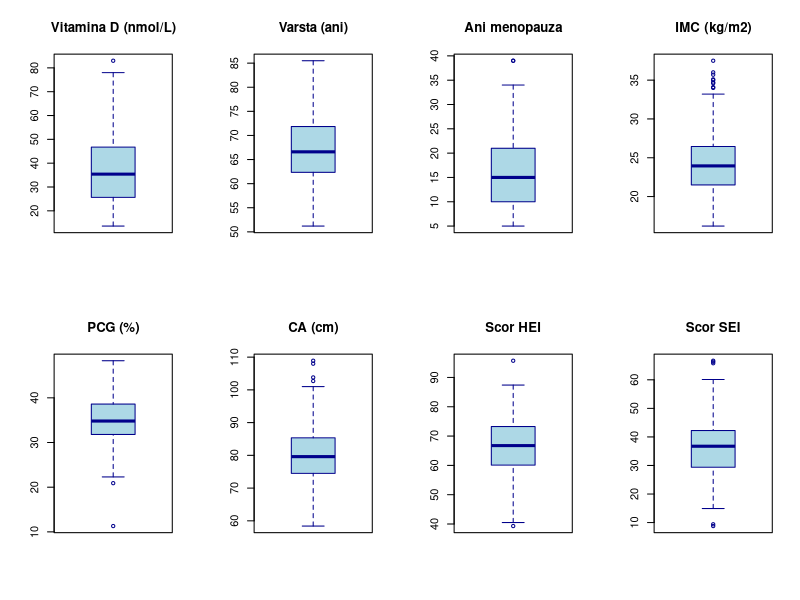
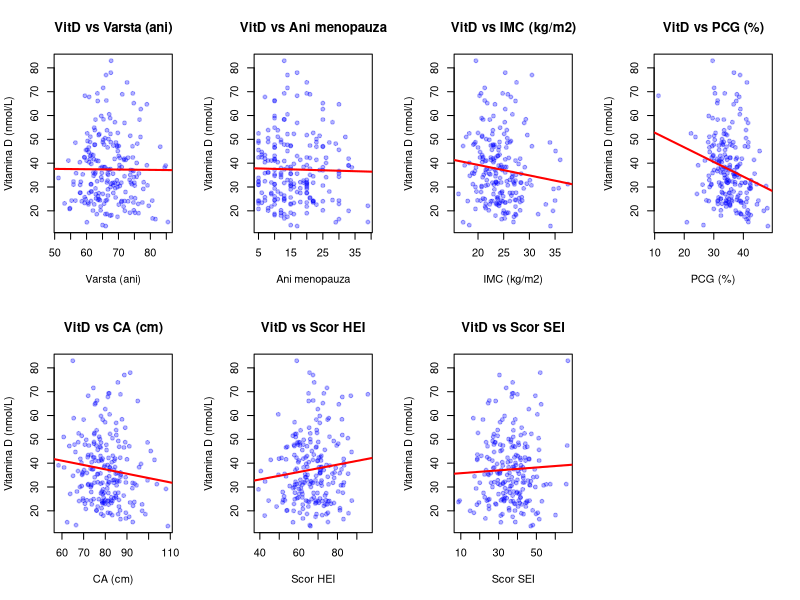
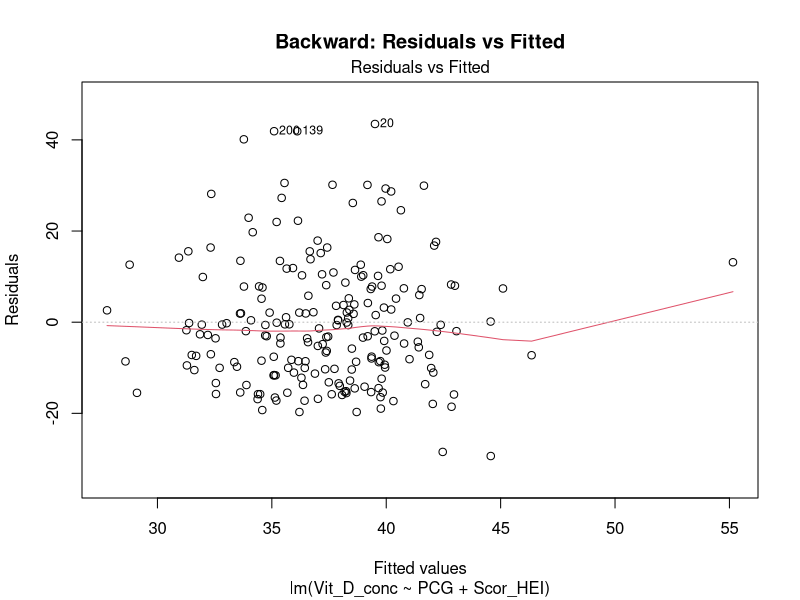
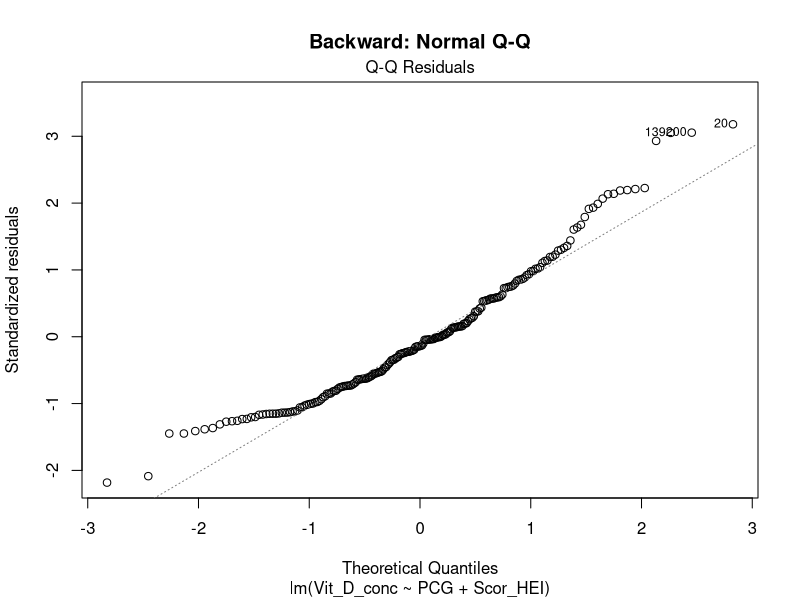
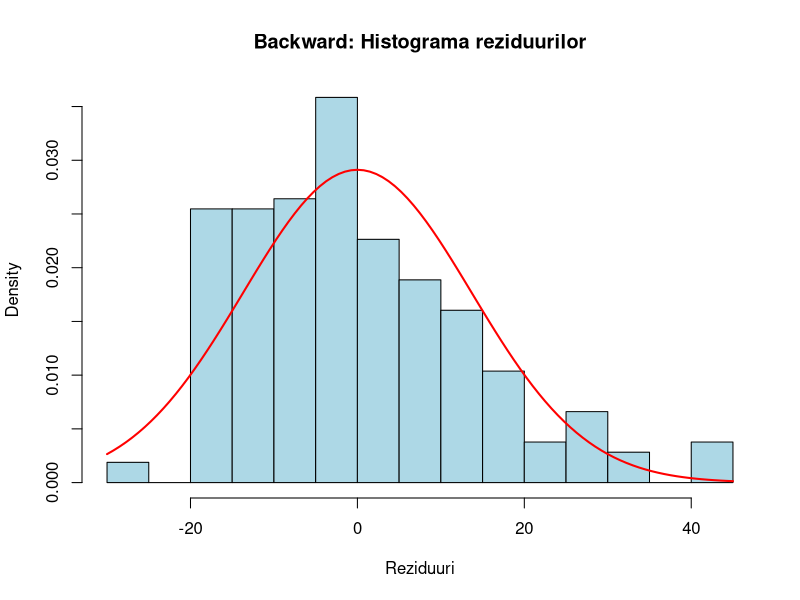
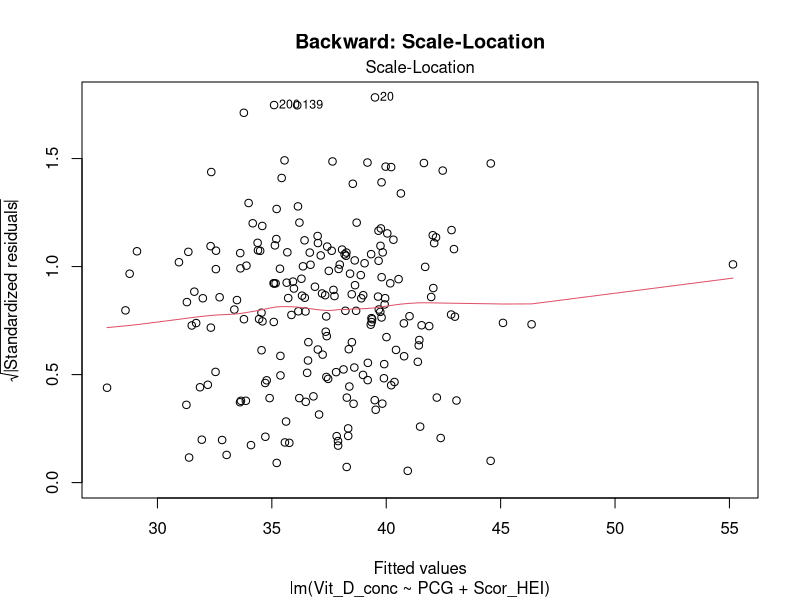
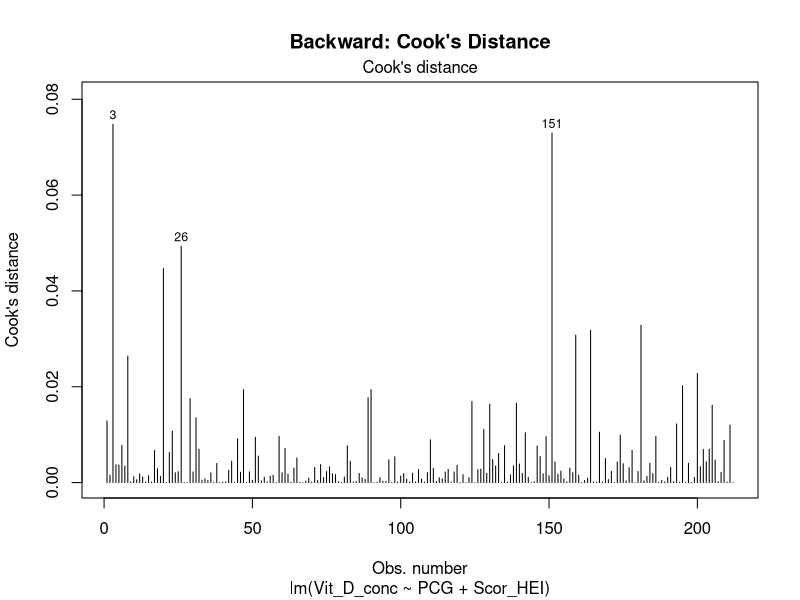
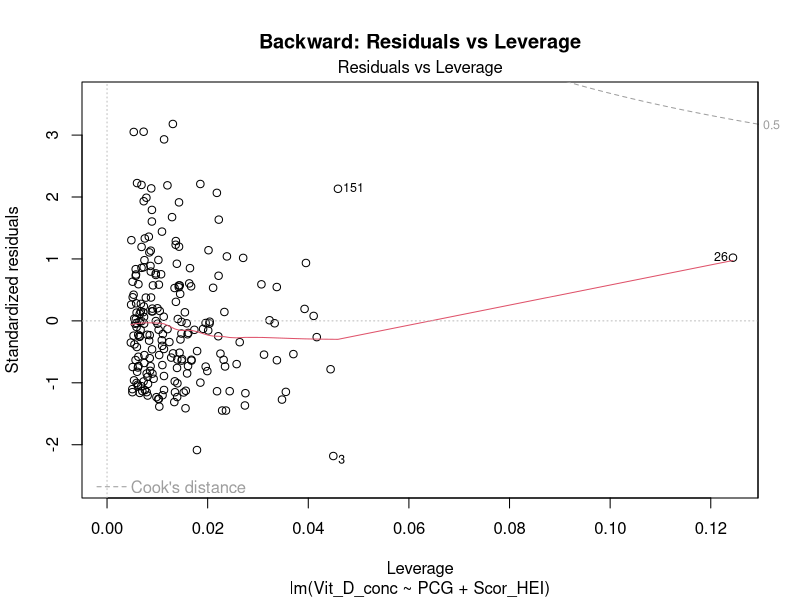

These charts were generated, in order, by the following R code:
# =============================================================================
# LP07 - Regresia liniara multipla - selectia variabilelor independente
# VD: Vit_D_conc (concentratia serica 25(OH) vitamina D, nmol/L)
# VI potentiale: Varsta_ani, Ani_menopauza, IMC, PCG, CA, Scor_HEI, Scor_SEI
# n = 212 femei > 50 ani
# Metode selectie: Backward, Forward, Stepwise
# =============================================================================

library(car)
library(lmtest)
library(MASS)

data <- read.csv("data.csv", stringsAsFactors = FALSE)
n <- nrow(data)
cat("n =", n, "\n\n")

# Helper function
desc_stats <- function(x, name) {
  q <- quantile(x, c(0.25, 0.75), na.rm=TRUE)
  iqr_val <- IQR(x, na.rm=TRUE)
  out <- x[x < q[1] - 1.5*iqr_val | x > q[2] + 1.5*iqr_val]
  cat(sprintf("--- %s ---\n", name))
  cat("  N:       ", sum(!is.na(x)), "\n")
  cat("  NA:      ", sum(is.na(x)), "\n")
  cat("  Media:   ", sprintf("%.4f", mean(x, na.rm=TRUE)), "\n")
  cat("  Mediana: ", sprintf("%.4f", median(x, na.rm=TRUE)), "\n")
  cat("  SD:      ", sprintf("%.4f", sd(x, na.rm=TRUE)), "\n")
  cat("  Min:     ", sprintf("%.4f", min(x, na.rm=TRUE)), "\n")
  cat("  Max:     ", sprintf("%.4f", max(x, na.rm=TRUE)), "\n")
  cat("  Q1:      ", sprintf("%.4f", q[1]), "\n")
  cat("  Q3:      ", sprintf("%.4f", q[2]), "\n")
  cat("  IQR:     ", sprintf("%.4f", iqr_val), "\n")
  cat("  Outliers:", length(out), "\n\n")
}

# =====================================================================
# 1. STATISTICI DESCRIPTIVE
# =====================================================================
cat("###################################################################\n")
cat("# 1. STATISTICI DESCRIPTIVE\n")
cat("###################################################################\n\n")

vars <- c("Vit_D_conc", "Varsta_ani", "Ani_menopauza", "IMC", "PCG", "CA", "Scor_HEI", "Scor_SEI")
labels <- c("Vitamina D (nmol/L)", "Varsta (ani)", "Ani menopauza", "IMC (kg/m2)",
            "PCG (%)", "CA (cm)", "Scor HEI", "Scor SEI")
for (i in seq_along(vars)) {
  desc_stats(data[[vars[i]]], labels[i])
}

# =====================================================================
# 2. BOX-PLOTS
# =====================================================================
cat("###################################################################\n")
cat("# 2. BOX-PLOTS\n")
cat("###################################################################\n\n")

png("boxplots_all.png", width=1200, height=600)
par(mfrow=c(2,4))
for (i in seq_along(vars)) {
  boxplot(data[[vars[i]]], main=labels[i], col="lightblue", border="darkblue")
}
dev.off()
cat("Saved: boxplots_all.png\n\n")

# =====================================================================
# 3. SCATTER PLOTS (fiecare VI vs VD)
# =====================================================================
cat("###################################################################\n")
cat("# 3. SCATTER PLOTS\n")
cat("###################################################################\n\n")

iv_vars <- vars[-1]  # exclude VD
iv_labels <- labels[-1]

png("scatter_plots.png", width=1200, height=800)
par(mfrow=c(2,4))
for (i in seq_along(iv_vars)) {
  plot(data[[iv_vars[i]]], data$Vit_D_conc,
       xlab=iv_labels[i], ylab="Vitamina D (nmol/L)",
       main=paste("VitD vs", iv_labels[i]),
       pch=19, col=rgb(0,0,1,0.3), cex=0.8)
  abline(lm(data$Vit_D_conc ~ data[[iv_vars[i]]]), col="red", lwd=2)
}
dev.off()
cat("Saved: scatter_plots.png\n\n")

# =====================================================================
# 4. CORELATII
# =====================================================================
cat("###################################################################\n")
cat("# 4. CORELATII\n")
cat("###################################################################\n\n")

cat("Matricea de corelatie Pearson:\n")
cor_mat <- cor(data[, vars], use="complete.obs")
print(round(cor_mat, 4))
cat("\n")

cat("Teste de semnificatie (VD vs fiecare VI):\n")
for (v in iv_vars) {
  ct <- cor.test(data[[v]], data$Vit_D_conc)
  cat(sprintf("  VitD vs %s: r=%.4f, t=%.4f, df=%d, p=%s\n",
              v, ct$estimate, ct$statistic, ct$parameter, format.pval(ct$p.value, digits=4)))
}
cat("\n")

# =====================================================================
# 5. REGRESIE LINIARA SIMPLA PENTRU FIECARE FACTOR
# =====================================================================
cat("###################################################################\n")
cat("# 5. REGRESIE LINIARA SIMPLA PENTRU FIECARE FACTOR\n")
cat("###################################################################\n\n")

cat("--- Tabelul 0: Regresie simpla ---\n")
cat(sprintf("%-20s %10s %10s %10s %10s %15s %15s\n",
            "Variabila", "B", "SE", "CI_low", "CI_up", "t(df)", "p-value"))

for (v in iv_vars) {
  mod <- lm(as.formula(paste("Vit_D_conc ~", v)), data=data)
  s <- summary(mod)
  ci <- confint(mod)
  coefs <- coef(s)
  # Only show the VI row (row 2)
  i <- 2
  tval <- sprintf("%.4f(%d)", coefs[i,3], mod$df.residual)
  pval <- format.pval(coefs[i,4], digits=4)
  cat(sprintf("%-20s %10.4f %10.4f %10.4f %10.4f %15s %15s\n",
              v, coefs[i,1], coefs[i,2], ci[i,1], ci[i,2], tval, pval))
  # Also show R-squared
  cat(sprintf("  R-squared = %.4f, F = %.4f, p(F) = %s\n\n",
              s$r.squared, s$fstatistic[1],
              format.pval(pf(s$fstatistic[1], s$fstatistic[2], s$fstatistic[3], lower.tail=FALSE), digits=4)))
}

# =====================================================================
# 6. REGRESIE MULTIPLA - BACKWARD SELECTION
# =====================================================================
cat("###################################################################\n")
cat("# 6. BACKWARD SELECTION\n")
cat("###################################################################\n\n")

# Start with full model
model_full <- lm(Vit_D_conc ~ Varsta_ani + Ani_menopauza + IMC + PCG + CA + Scor_HEI + Scor_SEI, data=data)
cat("Model complet (full):\n")
print(summary(model_full))
cat("\n")

# Backward selection using step()
cat("--- Procedura Backward ---\n\n")
model_back <- step(model_full, direction="backward", trace=1)
cat("\n")

cat("Model final Backward:\n")
s_back <- summary(model_back)
print(s_back)
cat("\n")

coef_back <- coef(s_back)
ci_back <- confint(model_back)

# Standardized coefficients
vars_in_back <- names(coef(model_back))[-1]
data_scaled <- as.data.frame(scale(data[, c("Vit_D_conc", vars_in_back)]))
formula_std <- as.formula(paste("Vit_D_conc ~", paste(vars_in_back, collapse=" + ")))
model_back_std <- lm(formula_std, data=data_scaled)
beta_std <- coef(model_back_std)

cat("--- Tabelul 1: Backward selection ---\n")
cat(sprintf("%-20s %10s %10s %10s %10s %10s %15s %15s\n",
            "Variabila", "B", "SE", "CI_low", "CI_up", "Beta", "t(df)", "p-value"))
for (i in 1:nrow(coef_back)) {
  tval <- sprintf("%.4f(%d)", coef_back[i,3], model_back$df.residual)
  pval <- format.pval(coef_back[i,4], digits=4)
  beta_val <- if (i == 1) "-" else sprintf("%.4f", beta_std[i])
  cat(sprintf("%-20s %10.4f %10.4f %10.4f %10.4f %10s %15s %15s\n",
              rownames(coef_back)[i], coef_back[i,1], coef_back[i,2],
              ci_back[i,1], ci_back[i,2], beta_val, tval, pval))
}
cat("\n")

cat("R-squared =", sprintf("%.4f", s_back$r.squared), "\n")
cat("Adj R-squared =", sprintf("%.4f", s_back$adj.r.squared), "\n")
cat("F =", sprintf("%.4f", s_back$fstatistic[1]),
    "on", s_back$fstatistic[2], "and", s_back$fstatistic[3], "DF\n")
cat("p(F) =", format.pval(pf(s_back$fstatistic[1], s_back$fstatistic[2],
    s_back$fstatistic[3], lower.tail=FALSE), digits=4), "\n\n")

# Diagnostics for backward model
cat("--- Diagnostice model Backward ---\n\n")
resid_back <- residuals(model_back)

# Normality
sw <- shapiro.test(resid_back)
cat("Shapiro-Wilk: W =", sprintf("%.4f", sw$statistic), ", p =", format.pval(sw$p.value, digits=4), "\n")
ks <- ks.test(resid_back, "pnorm", mean=mean(resid_back), sd=sd(resid_back))
cat("KS test: D =", sprintf("%.4f", ks$statistic), ", p =", format.pval(ks$p.value, digits=4), "\n\n")

png("back_diag_resid_fitted.png", width=600, height=500)
plot(model_back, which=1, main="Backward: Residuals vs Fitted")
dev.off()
png("back_diag_qq.png", width=600, height=500)
plot(model_back, which=2, main="Backward: Normal Q-Q")
dev.off()
png("back_diag_hist.png", width=600, height=500)
hist(resid_back, breaks=25, main="Backward: Histograma reziduurilor",
     xlab="Reziduuri", col="lightblue", probability=TRUE)
curve(dnorm(x, mean=mean(resid_back), sd=sd(resid_back)), add=TRUE, col="red", lwd=2)
dev.off()
cat("Saved diagnostic plots (backward)\n")

# Homoscedasticity
bp <- bptest(model_back)
cat("Breusch-Pagan: BP =", sprintf("%.4f", bp$statistic), ", df =", bp$parameter,
    ", p =", format.pval(bp$p.value, digits=4), "\n")

png("back_diag_scale_loc.png", width=600, height=500)
plot(model_back, which=3, main="Backward: Scale-Location")
dev.off()

# Durbin-Watson
dw <- dwtest(model_back)
cat("Durbin-Watson: DW =", sprintf("%.4f", dw$statistic), ", p =", format.pval(dw$p.value, digits=4), "\n")

# Outliers
cook <- cooks.distance(model_back)
influential <- which(cook > 4/n)
cat("Puncte influente (Cook's D > 4/n):", length(influential), "\n")
cat("Cook's D maxim:", sprintf("%.4f", max(cook)), "\n")

png("back_diag_cooks.png", width=600, height=500)
plot(model_back, which=4, main="Backward: Cook's Distance")
dev.off()
png("back_diag_leverage.png", width=600, height=500)
plot(model_back, which=5, main="Backward: Residuals vs Leverage")
dev.off()

# VIF
cat("\nVIF (Backward model):\n")
if (length(vars_in_back) > 1) {
  vif_back <- vif(model_back)
  print(vif_back)
} else {
  cat("Only 1 predictor, VIF not applicable.\n")
}
cat("\n")

# =====================================================================
# 7. REGRESIE MULTIPLA - FORWARD SELECTION
# =====================================================================
cat("###################################################################\n")
cat("# 7. FORWARD SELECTION\n")
cat("###################################################################\n\n")

model_null <- lm(Vit_D_conc ~ 1, data=data)
scope_formula <- formula(model_full)

cat("--- Procedura Forward ---\n\n")
model_fwd <- step(model_null, scope=list(lower=~1, upper=scope_formula),
                  direction="forward", trace=1)
cat("\n")

cat("Model final Forward:\n")
s_fwd <- summary(model_fwd)
print(s_fwd)
cat("\n")

coef_fwd <- coef(s_fwd)
ci_fwd <- confint(model_fwd)

# Standardized coefficients
vars_in_fwd <- names(coef(model_fwd))[-1]
if (length(vars_in_fwd) > 0) {
  data_scaled_fwd <- as.data.frame(scale(data[, c("Vit_D_conc", vars_in_fwd)]))
  formula_std_fwd <- as.formula(paste("Vit_D_conc ~", paste(vars_in_fwd, collapse=" + ")))
  model_fwd_std <- lm(formula_std_fwd, data=data_scaled_fwd)
  beta_std_fwd <- coef(model_fwd_std)
}

cat("--- Tabelul 2: Forward selection ---\n")
cat(sprintf("%-20s %10s %10s %10s %10s %10s %15s %15s\n",
            "Variabila", "B", "SE", "CI_low", "CI_up", "Beta", "t(df)", "p-value"))
for (i in 1:nrow(coef_fwd)) {
  tval <- sprintf("%.4f(%d)", coef_fwd[i,3], model_fwd$df.residual)
  pval <- format.pval(coef_fwd[i,4], digits=4)
  beta_val <- if (i == 1) "-" else sprintf("%.4f", beta_std_fwd[i])
  cat(sprintf("%-20s %10.4f %10.4f %10.4f %10.4f %10s %15s %15s\n",
              rownames(coef_fwd)[i], coef_fwd[i,1], coef_fwd[i,2],
              ci_fwd[i,1], ci_fwd[i,2], beta_val, tval, pval))
}
cat("\n")

cat("R-squared =", sprintf("%.4f", s_fwd$r.squared), "\n")
cat("Adj R-squared =", sprintf("%.4f", s_fwd$adj.r.squared), "\n\n")

# =====================================================================
# 8. REGRESIE MULTIPLA - STEPWISE SELECTION
# =====================================================================
cat("###################################################################\n")
cat("# 8. STEPWISE SELECTION\n")
cat("###################################################################\n\n")

cat("--- Procedura Stepwise ---\n\n")
model_step <- step(model_null, scope=list(lower=~1, upper=scope_formula),
                   direction="both", trace=1)
cat("\n")

cat("Model final Stepwise:\n")
s_step <- summary(model_step)
print(s_step)
cat("\n")

coef_step <- coef(s_step)
ci_step <- confint(model_step)

# Standardized coefficients
vars_in_step <- names(coef(model_step))[-1]
if (length(vars_in_step) > 0) {
  data_scaled_step <- as.data.frame(scale(data[, c("Vit_D_conc", vars_in_step)]))
  formula_std_step <- as.formula(paste("Vit_D_conc ~", paste(vars_in_step, collapse=" + ")))
  model_step_std <- lm(formula_std_step, data=data_scaled_step)
  beta_std_step <- coef(model_step_std)
}

cat("--- Tabelul 3: Stepwise selection ---\n")
cat(sprintf("%-20s %10s %10s %10s %10s %10s %15s %15s\n",
            "Variabila", "B", "SE", "CI_low", "CI_up", "Beta", "t(df)", "p-value"))
for (i in 1:nrow(coef_step)) {
  tval <- sprintf("%.4f(%d)", coef_step[i,3], model_step$df.residual)
  pval <- format.pval(coef_step[i,4], digits=4)
  beta_val <- if (i == 1) "-" else sprintf("%.4f", beta_std_step[i])
  cat(sprintf("%-20s %10.4f %10.4f %10.4f %10.4f %10s %15s %15s\n",
              rownames(coef_step)[i], coef_step[i,1], coef_step[i,2],
              ci_step[i,1], ci_step[i,2], beta_val, tval, pval))
}
cat("\n")

cat("R-squared =", sprintf("%.4f", s_step$r.squared), "\n")
cat("Adj R-squared =", sprintf("%.4f", s_step$adj.r.squared), "\n\n")

# =====================================================================
# 9. COMPARATIE MODELE
# =====================================================================
cat("###################################################################\n")
cat("# 9. COMPARATIE MODELE\n")
cat("###################################################################\n\n")

cat("Model Backward - variabile selectate:", paste(vars_in_back, collapse=", "), "\n")
cat("  R2 =", sprintf("%.4f", s_back$r.squared), ", Adj R2 =", sprintf("%.4f", s_back$adj.r.squared), "\n")
cat("Model Forward - variabile selectate:", paste(vars_in_fwd, collapse=", "), "\n")
cat("  R2 =", sprintf("%.4f", s_fwd$r.squared), ", Adj R2 =", sprintf("%.4f", s_fwd$adj.r.squared), "\n")
cat("Model Stepwise - variabile selectate:", paste(vars_in_step, collapse=", "), "\n")
cat("  R2 =", sprintf("%.4f", s_step$r.squared), ", Adj R2 =", sprintf("%.4f", s_step$adj.r.squared), "\n")
cat("Model Full - toate variabilele\n")
s_full <- summary(model_full)
cat("  R2 =", sprintf("%.4f", s_full$r.squared), ", Adj R2 =", sprintf("%.4f", s_full$adj.r.squared), "\n\n")

cat("=== ANALIZA COMPLETA ===\n")
